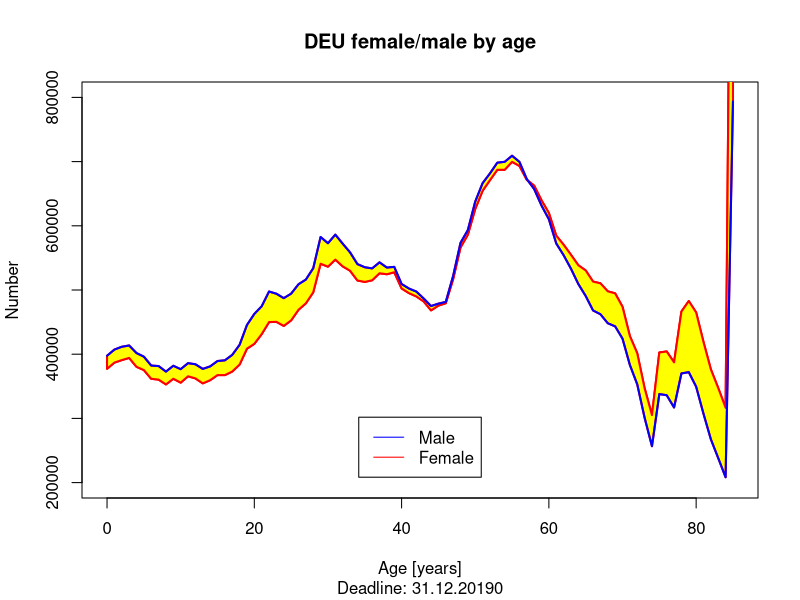

This figure's R source:
#!usr/bin/env Rscript

require(graphics)

#
# Diagram with population of male and female of Germany
#

setwd("~/git/R-Example")
options(scipen=10)

png("png/DEPopulationAge.png",width=1920,height=1080)

data <- read.table(file("data/DEPopulationAge.csv"), sep=";", header=TRUE)

plot( data$age
    , data$female
    , type="l"
    , col="red"
    , ylim=c(200000,800000)
    , xlab="Age [years]"
    , ylab="Number"
    , main="DEU female/male by age"
    , sub="Deadline: 31.12.20190" 
    , lwd=2
    )

polygon(c(data$age,rev(data$age)),c(data$female,rev(data$male)),col="yellow",border="red",lwd=2)

lines(data$age,data$male,type="l",col="blue",lwd=2)

legend("bottom", inset=0.05, legend=c("Male","Female"),col=c("blue","red"),lty=1)

dev.off()
